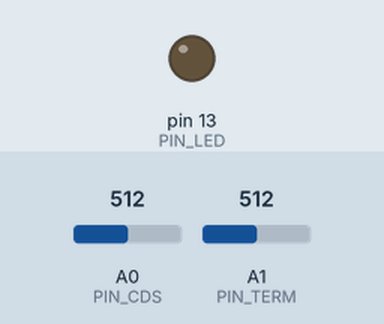
A sketch run on a simulated Arduino Uno, built with avr-gcc and run on an emulated ATmega328P. Shown: output pins drawn as LEDs (lit = HIGH). The inputs (shaded band) are chosen by the test bench; at power-on: A1 (PIN_TERM) = 512, A0 (PIN_CDS) = 512. What the sketch prints to the serial monitor is not drawn.

Above: at 1.2 s.
1.3 s: A1 (PIN_TERM) set to 486
At 3.2 s:
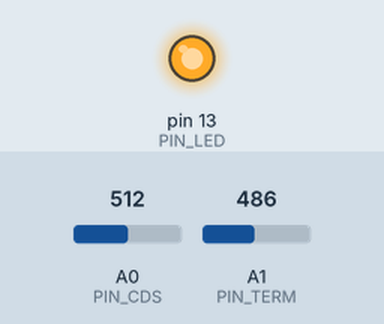
Timing chart, 0 to 9.4 s (numbered marks = the images above; inputs shaded):
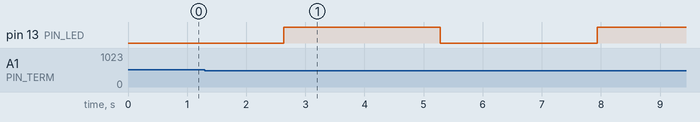

Measured:
- the behaviour switches between 500 and 499 on A1 (PIN_TERM) (found by bisection; images 0 and 1)
- after the input at 1.3 s, pin 13 (PIN_LED): LOW → HIGH after 1.3 s, → LOW 2.7 s later, → HIGH 2.7 s later

The sketch:

temp_cds_illuminate_led.ino
```cpp
#define PIN_LED 13
#define PIN_CDS A0
#define PIN_TERM A1

#define ON 1
#define LIGHT_THRESHOLD 700
#define TERM_THRESHOLD 500

void setup() {
  Serial.begin(115200);
  pinMode(PIN_LED, OUTPUT);
  pinMode(PIN_CDS, INPUT);
  pinMode(PIN_TERM, INPUT);
}

boolean on = false;
int light = 0;
int p = 1;

void loop() {
  int cdsState = analogRead(PIN_CDS);
  int termState = analogRead(PIN_TERM);
  Serial.println(cdsState);
  boolean flg = (cdsState < LIGHT_THRESHOLD) && (termState < TERM_THRESHOLD);
  if (!flg && on || flg && !on) {
      on = !on;
      light = 0;
      p = 1;
  }
  if (on == true) {
    light += p;
    if (light == 0 || light == 255) {
      p *= -1;
    }
    delay(10);
  }
  analogWrite(PIN_LED, light);
}
```
